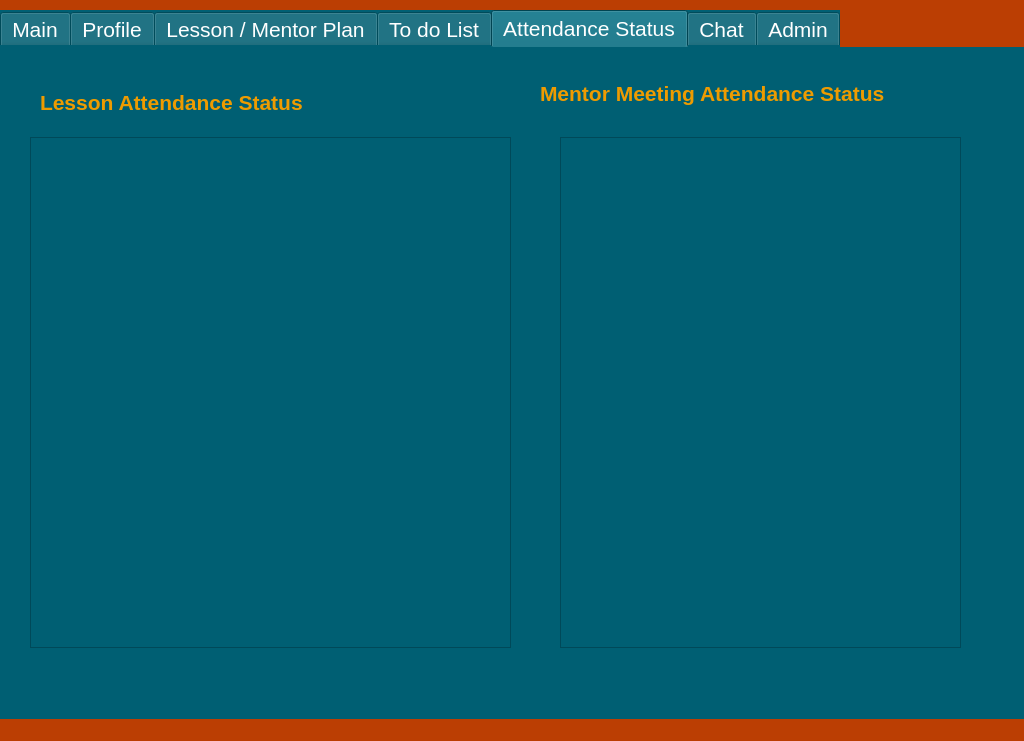
<?xml version="1.0" encoding="UTF-8"?>
<ui version="4.0">
 <class>MainWindow</class>
 <widget class="QMainWindow" name="MainWindow">
  <property name="geometry">
   <rect>
    <x>0</x>
    <y>0</y>
    <width>1024</width>
    <height>741</height>
   </rect>
  </property>
  <property name="minimumSize">
   <size>
    <width>800</width>
    <height>600</height>
   </size>
  </property>
  <property name="windowTitle">
   <string>MainWindow</string>
  </property>
  <property name="styleSheet">
   <string notr="true">background-color: rgb(187, 62, 3);</string>
  </property>
  <property name="toolButtonStyle">
   <enum>Qt::ToolButtonIconOnly</enum>
  </property>
  <widget class="QWidget" name="centralwidget">
   <widget class="QTabWidget" name="tabWidget">
    <property name="geometry">
     <rect>
      <x>0</x>
      <y>10</y>
      <width>1031</width>
      <height>911</height>
     </rect>
    </property>
    <property name="font">
     <font>
      <pointsize>16</pointsize>
     </font>
    </property>
    <property name="styleSheet">
     <string notr="true">background-color: rgb(0, 95, 115);
border-color: rgb(148, 210, 189);
color: rgb(255, 255, 255);
</string>
    </property>
    <property name="currentIndex">
     <number>4</number>
    </property>
    <widget class="QWidget" name="teacher_main">
     <attribute name="title">
      <string>Main</string>
     </attribute>
     <widget class="QLabel" name="teacher_main_name">
      <property name="geometry">
       <rect>
        <x>40</x>
        <y>20</y>
        <width>401</width>
        <height>50</height>
       </rect>
      </property>
      <property name="minimumSize">
       <size>
        <width>250</width>
        <height>50</height>
       </size>
      </property>
      <property name="font">
       <font>
        <pointsize>16</pointsize>
        <weight>75</weight>
        <bold>true</bold>
       </font>
      </property>
      <property name="styleSheet">
       <string notr="true">color: rgb(238, 155, 0);</string>
      </property>
      <property name="text">
       <string>HOŞGELDİN AHMET</string>
      </property>
     </widget>
     <widget class="QLabel" name="teacher_main_date">
      <property name="geometry">
       <rect>
        <x>680</x>
        <y>20</y>
        <width>250</width>
        <height>50</height>
       </rect>
      </property>
      <property name="minimumSize">
       <size>
        <width>250</width>
        <height>50</height>
       </size>
      </property>
      <property name="font">
       <font>
        <pointsize>16</pointsize>
        <weight>75</weight>
        <bold>true</bold>
       </font>
      </property>
      <property name="styleSheet">
       <string notr="true">color: rgb(238, 155, 0);</string>
      </property>
      <property name="text">
       <string>26/12/2023</string>
      </property>
     </widget>
     <widget class="QLabel" name="label_main_announcements">
      <property name="geometry">
       <rect>
        <x>30</x>
        <y>80</y>
        <width>200</width>
        <height>40</height>
       </rect>
      </property>
      <property name="minimumSize">
       <size>
        <width>200</width>
        <height>40</height>
       </size>
      </property>
      <property name="font">
       <font>
        <pointsize>12</pointsize>
       </font>
      </property>
      <property name="styleSheet">
       <string notr="true">color: rgb(238, 155, 0);</string>
      </property>
      <property name="text">
       <string>Announcements</string>
      </property>
     </widget>
     <widget class="QPushButton" name="teacher_singout_button">
      <property name="geometry">
       <rect>
        <x>810</x>
        <y>550</y>
        <width>200</width>
        <height>100</height>
       </rect>
      </property>
      <property name="minimumSize">
       <size>
        <width>200</width>
        <height>100</height>
       </size>
      </property>
      <property name="font">
       <font>
        <pointsize>16</pointsize>
        <weight>75</weight>
        <bold>true</bold>
       </font>
      </property>
      <property name="styleSheet">
       <string notr="true">color: rgb(238, 155, 0);</string>
      </property>
      <property name="text">
       <string>Sing Out</string>
      </property>
     </widget>
     <widget class="QTextBrowser" name="announcement_textbrowser">
      <property name="geometry">
       <rect>
        <x>20</x>
        <y>120</y>
        <width>651</width>
        <height>192</height>
       </rect>
      </property>
     </widget>
     <widget class="QWidget" name="formLayoutWidget_2">
      <property name="geometry">
       <rect>
        <x>20</x>
        <y>330</y>
        <width>642</width>
        <height>87</height>
       </rect>
      </property>
      <layout class="QFormLayout" name="formLayout_2">
       <item row="0" column="0">
        <widget class="QLabel" name="annuncement_label">
         <property name="text">
          <string>Announcement Text</string>
         </property>
        </widget>
       </item>
       <item row="0" column="1">
        <widget class="QLineEdit" name="announcement_lineEdit">
         <property name="minimumSize">
          <size>
           <width>500</width>
           <height>50</height>
          </size>
         </property>
         <property name="text">
          <string/>
         </property>
         <property name="placeholderText">
          <string>Your announcement</string>
         </property>
        </widget>
       </item>
       <item row="1" column="1">
        <widget class="QPushButton" name="create_announcement_button">
         <property name="text">
          <string>Create Announcement</string>
         </property>
        </widget>
       </item>
      </layout>
     </widget>
     <widget class="QWidget" name="formLayoutWidget_3">
      <property name="geometry">
       <rect>
        <x>20</x>
        <y>440</y>
        <width>641</width>
        <height>80</height>
       </rect>
      </property>
      <layout class="QFormLayout" name="formLayout_3">
       <item row="1" column="0" colspan="2">
        <widget class="QComboBox" name="announcement_to_delete_combobox"/>
       </item>
       <item row="0" column="0">
        <widget class="QLabel" name="label">
         <property name="text">
          <string>Select Announcement</string>
         </property>
        </widget>
       </item>
       <item row="2" column="0">
        <widget class="QPushButton" name="delete_announcement_button">
         <property name="text">
          <string>Delete Announcement</string>
         </property>
        </widget>
       </item>
      </layout>
     </widget>
    </widget>
    <widget class="QWidget" name="teacher_profile">
     <property name="font">
      <font>
       <pointsize>17</pointsize>
      </font>
     </property>
     <attribute name="title">
      <string>Profile</string>
     </attribute>
     <widget class="QLabel" name="label_profile_name">
      <property name="geometry">
       <rect>
        <x>40</x>
        <y>39</y>
        <width>200</width>
        <height>51</height>
       </rect>
      </property>
      <property name="minimumSize">
       <size>
        <width>200</width>
        <height>50</height>
       </size>
      </property>
      <property name="font">
       <font>
        <pointsize>16</pointsize>
        <weight>75</weight>
        <bold>true</bold>
       </font>
      </property>
      <property name="styleSheet">
       <string notr="true">color: rgb(238, 155, 0);</string>
      </property>
      <property name="text">
       <string>Name :</string>
      </property>
     </widget>
     <widget class="QLabel" name="label_profile_surname">
      <property name="geometry">
       <rect>
        <x>40</x>
        <y>100</y>
        <width>200</width>
        <height>50</height>
       </rect>
      </property>
      <property name="minimumSize">
       <size>
        <width>200</width>
        <height>50</height>
       </size>
      </property>
      <property name="font">
       <font>
        <pointsize>16</pointsize>
        <weight>75</weight>
        <bold>true</bold>
       </font>
      </property>
      <property name="styleSheet">
       <string notr="true">color: rgb(238, 155, 0);</string>
      </property>
      <property name="text">
       <string>Surname :</string>
      </property>
     </widget>
     <widget class="QLabel" name="label_profile_birth">
      <property name="geometry">
       <rect>
        <x>40</x>
        <y>170</y>
        <width>200</width>
        <height>50</height>
       </rect>
      </property>
      <property name="minimumSize">
       <size>
        <width>200</width>
        <height>50</height>
       </size>
      </property>
      <property name="font">
       <font>
        <pointsize>16</pointsize>
        <weight>75</weight>
        <bold>true</bold>
       </font>
      </property>
      <property name="styleSheet">
       <string notr="true">color: rgb(238, 155, 0);</string>
      </property>
      <property name="text">
       <string>Date of Birth :</string>
      </property>
     </widget>
     <widget class="QLabel" name="label_profile_mail">
      <property name="geometry">
       <rect>
        <x>40</x>
        <y>230</y>
        <width>200</width>
        <height>50</height>
       </rect>
      </property>
      <property name="minimumSize">
       <size>
        <width>200</width>
        <height>50</height>
       </size>
      </property>
      <property name="font">
       <font>
        <pointsize>16</pointsize>
        <weight>75</weight>
        <bold>true</bold>
       </font>
      </property>
      <property name="styleSheet">
       <string notr="true">color: rgb(238, 155, 0);</string>
      </property>
      <property name="text">
       <string>E-Mail :</string>
      </property>
     </widget>
     <widget class="QLabel" name="label_profile_city">
      <property name="geometry">
       <rect>
        <x>40</x>
        <y>290</y>
        <width>200</width>
        <height>50</height>
       </rect>
      </property>
      <property name="minimumSize">
       <size>
        <width>200</width>
        <height>50</height>
       </size>
      </property>
      <property name="font">
       <font>
        <pointsize>16</pointsize>
        <weight>75</weight>
        <bold>true</bold>
       </font>
      </property>
      <property name="styleSheet">
       <string notr="true">color: rgb(238, 155, 0);</string>
      </property>
      <property name="text">
       <string>City :</string>
      </property>
     </widget>
     <widget class="QLabel" name="label_profile_tel">
      <property name="geometry">
       <rect>
        <x>40</x>
        <y>340</y>
        <width>200</width>
        <height>50</height>
       </rect>
      </property>
      <property name="minimumSize">
       <size>
        <width>200</width>
        <height>50</height>
       </size>
      </property>
      <property name="font">
       <font>
        <pointsize>16</pointsize>
        <weight>75</weight>
        <bold>true</bold>
       </font>
      </property>
      <property name="styleSheet">
       <string notr="true">color: rgb(238, 155, 0);</string>
      </property>
      <property name="text">
       <string>Tel :</string>
      </property>
     </widget>
     <widget class="QTextEdit" name="teacher_profil_name_edit">
      <property name="geometry">
       <rect>
        <x>260</x>
        <y>30</y>
        <width>321</width>
        <height>50</height>
       </rect>
      </property>
      <property name="minimumSize">
       <size>
        <width>200</width>
        <height>50</height>
       </size>
      </property>
      <property name="font">
       <font>
        <pointsize>16</pointsize>
       </font>
      </property>
      <property name="styleSheet">
       <string notr="true">color: rgb(238, 155, 0);</string>
      </property>
      <property name="readOnly">
       <bool>true</bool>
      </property>
      <property name="overwriteMode">
       <bool>false</bool>
      </property>
     </widget>
     <widget class="QTextEdit" name="teahcer_profil_surname_edit">
      <property name="geometry">
       <rect>
        <x>260</x>
        <y>90</y>
        <width>321</width>
        <height>50</height>
       </rect>
      </property>
      <property name="minimumSize">
       <size>
        <width>200</width>
        <height>50</height>
       </size>
      </property>
      <property name="font">
       <font>
        <pointsize>16</pointsize>
       </font>
      </property>
      <property name="styleSheet">
       <string notr="true">color: rgb(238, 155, 0);</string>
      </property>
      <property name="readOnly">
       <bool>true</bool>
      </property>
      <property name="overwriteMode">
       <bool>false</bool>
      </property>
     </widget>
     <widget class="QTextEdit" name="teacher_profil_birth_edit">
      <property name="geometry">
       <rect>
        <x>260</x>
        <y>160</y>
        <width>321</width>
        <height>50</height>
       </rect>
      </property>
      <property name="minimumSize">
       <size>
        <width>200</width>
        <height>50</height>
       </size>
      </property>
      <property name="font">
       <font>
        <pointsize>16</pointsize>
       </font>
      </property>
      <property name="styleSheet">
       <string notr="true">color: rgb(238, 155, 0);</string>
      </property>
      <property name="readOnly">
       <bool>true</bool>
      </property>
      <property name="overwriteMode">
       <bool>false</bool>
      </property>
     </widget>
     <widget class="QTextEdit" name="teacher_profil_mail_edit">
      <property name="geometry">
       <rect>
        <x>260</x>
        <y>220</y>
        <width>321</width>
        <height>50</height>
       </rect>
      </property>
      <property name="minimumSize">
       <size>
        <width>200</width>
        <height>50</height>
       </size>
      </property>
      <property name="font">
       <font>
        <pointsize>16</pointsize>
       </font>
      </property>
      <property name="styleSheet">
       <string notr="true">color: rgb(238, 155, 0);</string>
      </property>
      <property name="readOnly">
       <bool>true</bool>
      </property>
      <property name="overwriteMode">
       <bool>false</bool>
      </property>
     </widget>
     <widget class="QTextEdit" name="teacher_profil_city_edit">
      <property name="geometry">
       <rect>
        <x>260</x>
        <y>280</y>
        <width>321</width>
        <height>50</height>
       </rect>
      </property>
      <property name="minimumSize">
       <size>
        <width>200</width>
        <height>50</height>
       </size>
      </property>
      <property name="font">
       <font>
        <pointsize>16</pointsize>
       </font>
      </property>
      <property name="styleSheet">
       <string notr="true">color: rgb(238, 155, 0);</string>
      </property>
      <property name="readOnly">
       <bool>false</bool>
      </property>
      <property name="overwriteMode">
       <bool>false</bool>
      </property>
     </widget>
     <widget class="QTextEdit" name="teacher_profil_tel_edit">
      <property name="geometry">
       <rect>
        <x>260</x>
        <y>340</y>
        <width>321</width>
        <height>50</height>
       </rect>
      </property>
      <property name="minimumSize">
       <size>
        <width>200</width>
        <height>50</height>
       </size>
      </property>
      <property name="font">
       <font>
        <pointsize>16</pointsize>
       </font>
      </property>
      <property name="styleSheet">
       <string notr="true">color: rgb(238, 155, 0);</string>
      </property>
      <property name="readOnly">
       <bool>false</bool>
      </property>
      <property name="overwriteMode">
       <bool>false</bool>
      </property>
     </widget>
    </widget>
    <widget class="QWidget" name="teacher_plan">
     <attribute name="title">
      <string>Lesson / Mentor Plan</string>
     </attribute>
     <widget class="QLabel" name="label_plan_lesson">
      <property name="geometry">
       <rect>
        <x>40</x>
        <y>30</y>
        <width>200</width>
        <height>50</height>
       </rect>
      </property>
      <property name="minimumSize">
       <size>
        <width>200</width>
        <height>50</height>
       </size>
      </property>
      <property name="font">
       <font>
        <pointsize>16</pointsize>
        <weight>75</weight>
        <bold>true</bold>
       </font>
      </property>
      <property name="styleSheet">
       <string notr="true">color: rgb(238, 155, 0);</string>
      </property>
      <property name="text">
       <string>Lesson Plan</string>
      </property>
     </widget>
     <widget class="QLabel" name="label_plan_mentor">
      <property name="geometry">
       <rect>
        <x>540</x>
        <y>30</y>
        <width>300</width>
        <height>50</height>
       </rect>
      </property>
      <property name="minimumSize">
       <size>
        <width>300</width>
        <height>50</height>
       </size>
      </property>
      <property name="font">
       <font>
        <pointsize>16</pointsize>
        <weight>75</weight>
        <bold>true</bold>
       </font>
      </property>
      <property name="styleSheet">
       <string notr="true">color: rgb(238, 155, 0);</string>
      </property>
      <property name="text">
       <string>Mentor Meeting Plan</string>
      </property>
     </widget>
     <widget class="QTableWidget" name="teacher_plan_lesson">
      <property name="geometry">
       <rect>
        <x>30</x>
        <y>80</y>
        <width>441</width>
        <height>481</height>
       </rect>
      </property>
     </widget>
     <widget class="QTableWidget" name="teacher_plan_mentoring">
      <property name="geometry">
       <rect>
        <x>530</x>
        <y>80</y>
        <width>461</width>
        <height>481</height>
       </rect>
      </property>
     </widget>
     <widget class="QPushButton" name="create_lesson">
      <property name="geometry">
       <rect>
        <x>70</x>
        <y>600</y>
        <width>131</width>
        <height>28</height>
       </rect>
      </property>
      <property name="text">
       <string>Lesson create/edit</string>
      </property>
     </widget>
     <widget class="QPushButton" name="create_mentor">
      <property name="geometry">
       <rect>
        <x>540</x>
        <y>600</y>
        <width>141</width>
        <height>28</height>
       </rect>
      </property>
      <property name="text">
       <string>Mentoring create/edit</string>
      </property>
     </widget>
     <widget class="QPushButton" name="update_lessons">
      <property name="geometry">
       <rect>
        <x>230</x>
        <y>600</y>
        <width>93</width>
        <height>28</height>
       </rect>
      </property>
      <property name="text">
       <string>Lesson refresh</string>
      </property>
     </widget>
     <widget class="QPushButton" name="update_mentoring">
      <property name="geometry">
       <rect>
        <x>710</x>
        <y>600</y>
        <width>121</width>
        <height>28</height>
       </rect>
      </property>
      <property name="text">
       <string>Mentoring refresh</string>
      </property>
     </widget>
    </widget>
    <widget class="QWidget" name="teacher_to_do">
     <attribute name="title">
      <string>To do List</string>
     </attribute>
     <widget class="QTableWidget" name="tasks_tableWidget">
      <property name="geometry">
       <rect>
        <x>70</x>
        <y>230</y>
        <width>891</width>
        <height>192</height>
       </rect>
      </property>
     </widget>
     <widget class="QWidget" name="layoutWidget">
      <property name="geometry">
       <rect>
        <x>60</x>
        <y>50</y>
        <width>331</width>
        <height>131</height>
       </rect>
      </property>
      <layout class="QFormLayout" name="create_task_form_layout">
       <item row="0" column="0">
        <widget class="QLabel" name="task_name_label">
         <property name="styleSheet">
          <string notr="true"/>
         </property>
         <property name="text">
          <string>Task Name</string>
         </property>
        </widget>
       </item>
       <item row="0" column="1">
        <widget class="QLineEdit" name="task_name_input"/>
       </item>
       <item row="1" column="0">
        <widget class="QLabel" name="assignee_label">
         <property name="text">
          <string>Assignee</string>
         </property>
        </widget>
       </item>
       <item row="1" column="1">
        <widget class="QComboBox" name="assignee_input_combo"/>
       </item>
       <item row="2" column="0">
        <widget class="QLabel" name="due_date_label">
         <property name="text">
          <string>Due Date</string>
         </property>
        </widget>
       </item>
       <item row="2" column="1">
        <widget class="QDateEdit" name="due_date_input">
         <property name="minimumDate">
          <date>
           <year>2023</year>
           <month>1</month>
           <day>1</day>
          </date>
         </property>
         <property name="calendarPopup">
          <bool>true</bool>
         </property>
        </widget>
       </item>
       <item row="3" column="1">
        <widget class="QPushButton" name="create_task_button">
         <property name="text">
          <string>Create Task</string>
         </property>
        </widget>
       </item>
      </layout>
     </widget>
    </widget>
    <widget class="QWidget" name="teacher_attendance">
     <attribute name="title">
      <string>Attendance Status</string>
     </attribute>
     <widget class="QLabel" name="label_lesson_status">
      <property name="geometry">
       <rect>
        <x>40</x>
        <y>30</y>
        <width>400</width>
        <height>50</height>
       </rect>
      </property>
      <property name="minimumSize">
       <size>
        <width>400</width>
        <height>50</height>
       </size>
      </property>
      <property name="font">
       <font>
        <pointsize>16</pointsize>
        <weight>75</weight>
        <bold>true</bold>
       </font>
      </property>
      <property name="styleSheet">
       <string notr="true">color: rgb(238, 155, 0);</string>
      </property>
      <property name="text">
       <string>Lesson Attendance Status</string>
      </property>
     </widget>
     <widget class="QLabel" name="label_mentor_status">
      <property name="geometry">
       <rect>
        <x>540</x>
        <y>21</y>
        <width>480</width>
        <height>50</height>
       </rect>
      </property>
      <property name="minimumSize">
       <size>
        <width>480</width>
        <height>50</height>
       </size>
      </property>
      <property name="maximumSize">
       <size>
        <width>480</width>
        <height>16777215</height>
       </size>
      </property>
      <property name="font">
       <font>
        <pointsize>16</pointsize>
        <weight>75</weight>
        <bold>true</bold>
       </font>
      </property>
      <property name="styleSheet">
       <string notr="true">color: rgb(238, 155, 0);</string>
      </property>
      <property name="text">
       <string>Mentor Meeting Attendance Status</string>
      </property>
     </widget>
     <widget class="QTableWidget" name="teacher_attendance_lesson">
      <property name="geometry">
       <rect>
        <x>30</x>
        <y>90</y>
        <width>481</width>
        <height>511</height>
       </rect>
      </property>
     </widget>
     <widget class="QTableWidget" name="teacher_attendance_mentor">
      <property name="geometry">
       <rect>
        <x>560</x>
        <y>90</y>
        <width>401</width>
        <height>511</height>
       </rect>
      </property>
     </widget>
    </widget>
    <widget class="QWidget" name="student_dance">
     <attribute name="title">
      <string>Chat</string>
     </attribute>
     <widget class="QComboBox" name="chat_list">
      <property name="geometry">
       <rect>
        <x>30</x>
        <y>30</y>
        <width>230</width>
        <height>50</height>
       </rect>
      </property>
      <property name="minimumSize">
       <size>
        <width>230</width>
        <height>50</height>
       </size>
      </property>
      <property name="font">
       <font>
        <pointsize>12</pointsize>
       </font>
      </property>
      <property name="styleSheet">
       <string notr="true">color: rgb(238, 155, 0);</string>
      </property>
      <item>
       <property name="text">
        <string>Please Select Person:</string>
       </property>
      </item>
      <item>
       <property name="text">
        <string>None</string>
       </property>
      </item>
      <item>
       <property name="text">
        <string>None</string>
       </property>
      </item>
      <item>
       <property name="text">
        <string>None</string>
       </property>
      </item>
      <item>
       <property name="text">
        <string>None</string>
       </property>
      </item>
      <item>
       <property name="text">
        <string>None</string>
       </property>
      </item>
      <item>
       <property name="text">
        <string>None</string>
       </property>
      </item>
      <item>
       <property name="text">
        <string>None</string>
       </property>
      </item>
      <item>
       <property name="text">
        <string>None</string>
       </property>
      </item>
      <item>
       <property name="text">
        <string>None</string>
       </property>
      </item>
      <item>
       <property name="text">
        <string>None</string>
       </property>
      </item>
     </widget>
     <widget class="QTextEdit" name="teacher_chat_message_panel">
      <property name="geometry">
       <rect>
        <x>290</x>
        <y>70</y>
        <width>700</width>
        <height>421</height>
       </rect>
      </property>
      <property name="minimumSize">
       <size>
        <width>700</width>
        <height>0</height>
       </size>
      </property>
      <property name="maximumSize">
       <size>
        <width>700</width>
        <height>16777215</height>
       </size>
      </property>
      <property name="styleSheet">
       <string notr="true">background-color: rgb(233, 216, 166);</string>
      </property>
     </widget>
     <widget class="QTextEdit" name="teacher_chat_message">
      <property name="geometry">
       <rect>
        <x>290</x>
        <y>530</y>
        <width>700</width>
        <height>100</height>
       </rect>
      </property>
      <property name="minimumSize">
       <size>
        <width>700</width>
        <height>100</height>
       </size>
      </property>
      <property name="maximumSize">
       <size>
        <width>700</width>
        <height>100</height>
       </size>
      </property>
      <property name="styleSheet">
       <string notr="true">background-color: rgb(233, 216, 166);</string>
      </property>
     </widget>
     <widget class="QPushButton" name="teacher_chat_send_button">
      <property name="geometry">
       <rect>
        <x>50</x>
        <y>530</y>
        <width>200</width>
        <height>100</height>
       </rect>
      </property>
      <property name="minimumSize">
       <size>
        <width>200</width>
        <height>100</height>
       </size>
      </property>
      <property name="font">
       <font>
        <pointsize>20</pointsize>
        <weight>75</weight>
        <bold>true</bold>
       </font>
      </property>
      <property name="styleSheet">
       <string notr="true">color: rgb(238, 155, 0);
background-color: rgb(148, 210, 189);</string>
      </property>
      <property name="text">
       <string>SEND</string>
      </property>
     </widget>
    </widget>
    <widget class="QWidget" name="admin_page">
     <attribute name="title">
      <string>Admin</string>
     </attribute>
     <widget class="QWidget" name="formLayoutWidget">
      <property name="geometry">
       <rect>
        <x>30</x>
        <y>50</y>
        <width>360</width>
        <height>501</height>
       </rect>
      </property>
      <layout class="QFormLayout" name="formLayout">
       <item row="5" column="0">
        <widget class="QLabel" name="label_profile_birth_admin">
         <property name="minimumSize">
          <size>
           <width>200</width>
           <height>50</height>
          </size>
         </property>
         <property name="font">
          <font>
           <pointsize>16</pointsize>
           <weight>75</weight>
           <bold>true</bold>
          </font>
         </property>
         <property name="styleSheet">
          <string notr="true">color: rgb(238, 155, 0);</string>
         </property>
         <property name="text">
          <string>Date of Birth :</string>
         </property>
        </widget>
       </item>
       <item row="8" column="0">
        <widget class="QLabel" name="label_profile_city_admin">
         <property name="minimumSize">
          <size>
           <width>200</width>
           <height>50</height>
          </size>
         </property>
         <property name="font">
          <font>
           <pointsize>16</pointsize>
           <weight>75</weight>
           <bold>true</bold>
          </font>
         </property>
         <property name="styleSheet">
          <string notr="true">color: rgb(238, 155, 0);</string>
         </property>
         <property name="text">
          <string>City :</string>
         </property>
        </widget>
       </item>
       <item row="0" column="0">
        <widget class="QLabel" name="label_profile_name_admin">
         <property name="minimumSize">
          <size>
           <width>200</width>
           <height>50</height>
          </size>
         </property>
         <property name="font">
          <font>
           <pointsize>16</pointsize>
           <weight>75</weight>
           <bold>true</bold>
          </font>
         </property>
         <property name="styleSheet">
          <string notr="true">color: rgb(238, 155, 0);</string>
         </property>
         <property name="text">
          <string>Name :</string>
         </property>
        </widget>
       </item>
       <item row="1" column="0">
        <widget class="QLabel" name="label_profile_surname_admin">
         <property name="minimumSize">
          <size>
           <width>200</width>
           <height>50</height>
          </size>
         </property>
         <property name="font">
          <font>
           <pointsize>16</pointsize>
           <weight>75</weight>
           <bold>true</bold>
          </font>
         </property>
         <property name="styleSheet">
          <string notr="true">color: rgb(238, 155, 0);</string>
         </property>
         <property name="text">
          <string>Surname :</string>
         </property>
        </widget>
       </item>
       <item row="2" column="0">
        <widget class="QLabel" name="label_profile_mail_admin">
         <property name="minimumSize">
          <size>
           <width>200</width>
           <height>50</height>
          </size>
         </property>
         <property name="font">
          <font>
           <pointsize>16</pointsize>
           <weight>75</weight>
           <bold>true</bold>
          </font>
         </property>
         <property name="styleSheet">
          <string notr="true">color: rgb(238, 155, 0);</string>
         </property>
         <property name="text">
          <string>E-Mail :</string>
         </property>
        </widget>
       </item>
       <item row="9" column="0">
        <widget class="QLabel" name="label_profile_tel_admin">
         <property name="minimumSize">
          <size>
           <width>200</width>
           <height>50</height>
          </size>
         </property>
         <property name="font">
          <font>
           <pointsize>16</pointsize>
           <weight>75</weight>
           <bold>true</bold>
          </font>
         </property>
         <property name="styleSheet">
          <string notr="true">color: rgb(238, 155, 0);</string>
         </property>
         <property name="text">
          <string>Tel :</string>
         </property>
        </widget>
       </item>
       <item row="3" column="0">
        <widget class="QLabel" name="label_profile_birth_admin_2">
         <property name="minimumSize">
          <size>
           <width>200</width>
           <height>50</height>
          </size>
         </property>
         <property name="font">
          <font>
           <pointsize>16</pointsize>
           <weight>75</weight>
           <bold>true</bold>
          </font>
         </property>
         <property name="styleSheet">
          <string notr="true">color: rgb(238, 155, 0);</string>
         </property>
         <property name="text">
          <string>Password</string>
         </property>
        </widget>
       </item>
       <item row="0" column="1">
        <widget class="QLineEdit" name="teacher_name_admin"/>
       </item>
       <item row="1" column="1">
        <widget class="QLineEdit" name="teache_surname_admin"/>
       </item>
       <item row="2" column="1">
        <widget class="QLineEdit" name="teacher_email_admin"/>
       </item>
       <item row="3" column="1">
        <widget class="QLineEdit" name="teacher_password_admin"/>
       </item>
       <item row="5" column="1">
        <widget class="QDateEdit" name="teacher_birthdate_admin"/>
       </item>
       <item row="8" column="1">
        <widget class="QLineEdit" name="teacher_city_admin"/>
       </item>
       <item row="9" column="1">
        <widget class="QLineEdit" name="teacher_tel_admin"/>
       </item>
       <item row="10" column="0">
        <widget class="QPushButton" name="create_teacher_account_button">
         <property name="text">
          <string>Create Teacher Account</string>
         </property>
        </widget>
       </item>
      </layout>
     </widget>
    </widget>
   </widget>
  </widget>
  <widget class="QMenuBar" name="menubar">
   <property name="geometry">
    <rect>
     <x>0</x>
     <y>0</y>
     <width>1024</width>
     <height>26</height>
    </rect>
   </property>
  </widget>
  <widget class="QStatusBar" name="statusbar"/>
 </widget>
 <resources/>
 <connections/>
</ui>
